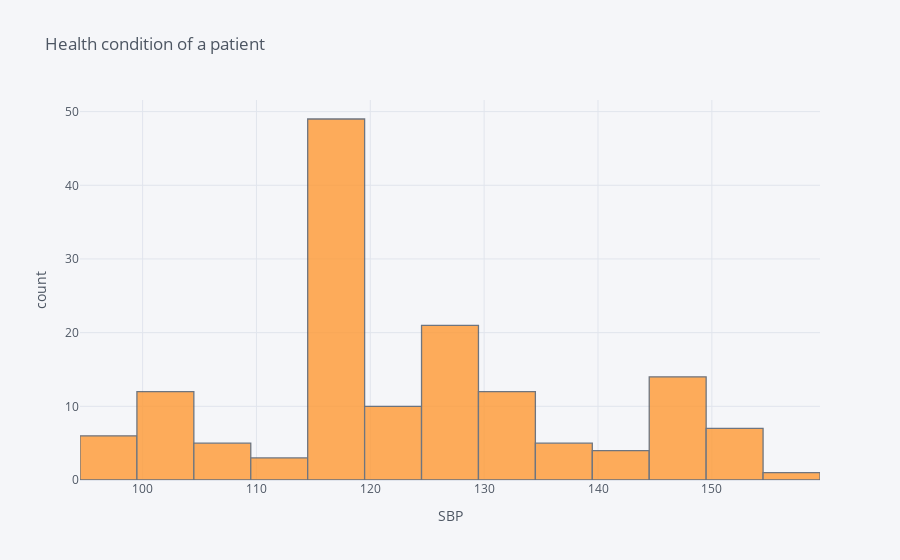

Write notebook code for a chart like this one.
### Code cell
#single variable distribution
#plot histogram on 'SBP' variable
data1['SBP'].iplot(kind = 'hist',xTitle = 'SBP',yTitle = 'count',title='Health condition of a patient')

### Figure 1 — Plotly figure (JSON) as saved in the notebook; plotly's stock layout.template omitted (floating-point values rounded to 4 significant figures; data arrays with more than 128 entries replaced by an {"elided": "..."} marker saying what was removed)
{"data": [{"histfunc": "count", "histnorm": "", "marker": {"color": "rgba(255, 153, 51, 1.0)", "line": {"color": "#4D5663", "width": 1.3}}, "name": "SBP", "opacity": 0.8, "orientation": "v", "type": "histogram", "x": {"elided": "149 int values"}}], "layout": {"barmode": "overlay", "legend": {"bgcolor": "#F5F6F9", "font": {"color": "#4D5663"}}, "paper_bgcolor": "#F5F6F9", "plot_bgcolor": "#F5F6F9", "title": {"font": {"color": "#4D5663"}, "text": "Health condition of a patient"}, "xaxis": {"gridcolor": "#E1E5ED", "showgrid": true, "tickfont": {"color": "#4D5663"}, "title": {"font": {"color": "#4D5663"}, "text": "SBP"}, "zerolinecolor": "#E1E5ED"}, "yaxis": {"gridcolor": "#E1E5ED", "showgrid": true, "tickfont": {"color": "#4D5663"}, "title": {"font": {"color": "#4D5663"}, "text": "count"}, "zerolinecolor": "#E1E5ED"}}}
